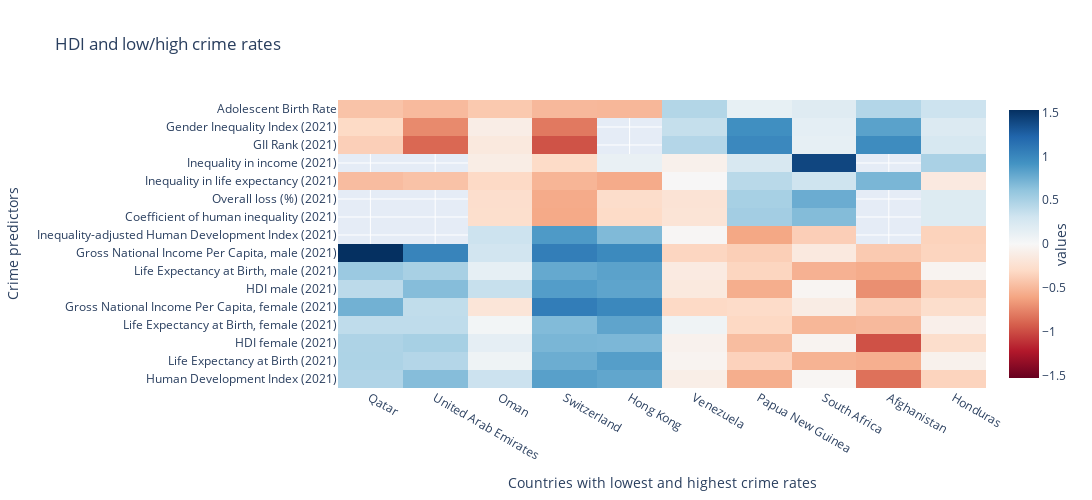

Source (notebook cell):
### Code cell
crime = pd.read_csv("datasets/crime-rate-by-country-2023.csv")
HDI = pd.read_csv("datasets/Human Development Index.csv")

# index = country
crime = crime.groupby('country').first()
HDI = HDI.groupby('Country').first()

# filter data 2021
stats_2021 = [col for col in HDI.columns if '2021' in col]
HDI_2021 = HDI[stats_2021]

HC = HDI_2021.copy()
HC = HC.loc[:, [#'HDI Rank (2021)',
             'Human Development Index (2021)',
             'Life Expectancy at Birth (2021)',
             'HDI female (2021)',
             'Life Expectancy at Birth, female (2021)',
             'Gross National Income Per Capita, female (2021)',
             'HDI male (2021)',
             'Life Expectancy at Birth, male (2021)',
             'Gross National Income Per Capita, male (2021)',
             'Inequality-adjusted Human Development Index (2021)',
             'Coefficient of human inequality (2021)',
             'Overall loss (%) (2021)',
             'Inequality in life expectancy (2021)',
             'Inequality in income (2021)',
             'GII Rank (2021)',
             'Gender Inequality Index (2021)',
             'Adolescent Birth Rate (births per 1,000 women ages 15-19) (2021)']]

HC.rename(columns = {'Adolescent Birth Rate (births per 1,000 women ages 15-19) (2021)' : 'Adolescent Birth Rate'}, inplace=True)

# standardize data
HC_standardized = 2 * (HC - HC.mean()) / (HC.max() - HC.min())

HCC = crime.join(HC_standardized)
HCC = HCC.drop(columns=['rank', 'pop2023'])

low5 = HCC.nsmallest(6, 'crimeIndex')
high5 = HCC.nlargest(5, 'crimeIndex')

df = pd.concat([low5, high5])
df = df.drop("Taiwan", axis='index')

df = df.drop(columns=['crimeIndex'])

df = df.T

HDIfig = go.Figure(data=go.Heatmap(z=df.values,
                                   x=df.columns,
                                   y=df.index,
                                   colorscale='RdBu',
                                   zmid=0,
                                   colorbar=dict(title='values', titleside='right')))

# Update layout for better visualization
HDIfig.update_layout(
    title='HDI and low/high crime rates',
    xaxis_title='Countries with lowest and highest crime rates',
    yaxis_title='Crime predictors',
    xaxis=dict(tickmode='array', tickvals=list(range(len(df.columns))), ticktext=df.columns),
    yaxis=dict(tickmode='array', tickvals=list(range(len(df.index))), ticktext=df.index)
)

HDIfig.update_layout(
    height=500,
    width=1100
)

# Show the interactive heatmap
HDIfig.show()

### Figure 1 — Plotly figure (JSON) as saved in the notebook; plotly's stock layout.template omitted (floating-point values rounded to 4 significant figures; data arrays with more than 128 entries replaced by an {"elided": "..."} marker saying what was removed)
{"data": [{"colorbar": {"title": {"side": "right", "text": "values"}}, "colorscale": [[0, "rgb(103,0,31)"], [0.1, "rgb(178,24,43)"], [0.2, "rgb(214,96,77)"], [0.3, "rgb(244,165,130)"], [0.4, "rgb(253,219,199)"], [0.5, "rgb(247,247,247)"], [0.6, "rgb(209,229,240)"], [0.7, "rgb(146,197,222)"], [0.8, "rgb(67,147,195)"], [0.9, "rgb(33,102,172)"], [1, "rgb(5,48,97)"]], "type": "heatmap", "x": ["Qatar", "United Arab Emirates", "Oman", "Switzerland", "Hong Kong", "Venezuela", "Papua New Guinea", "South Africa", "Afghanistan", "Honduras"], "y": ["Human Development Index (2021)", "Life Expectancy at Birth (2021)", "HDI female (2021)", "Life Expectancy at Birth, female (2021)", "Gross National Income Per Capita, female (2021)", "HDI male (2021)", "Life Expectancy at Birth, male (2021)", "Gross National Income Per Capita, male (2021)", "Inequality-adjusted Human Development Index (2021)", "Coefficient of human inequality (2021)", "Overall loss (%) (2021)", "Inequality in life expectancy (2021)", "Inequality in income (2021)", "GII Rank (2021)", "Gender Inequality Index (2021)", "Adolescent Birth Rate"], "z": {"elided": "16x10 float values"}, "zmid": 0}], "layout": {"height": 500, "title": {"text": "HDI and low/high crime rates"}, "width": 1100, "xaxis": {"autorange": true, "range": [-0.5, 9.5], "tickmode": "array", "ticktext": ["Qatar", "United Arab Emirates", "Oman", "Switzerland", "Hong Kong", "Venezuela", "Papua New Guinea", "South Africa", "Afghanistan", "Honduras"], "tickvals": [0, 1, 2, 3, 4, 5, 6, 7, 8, 9], "title": {"text": "Countries with lowest and highest crime rates"}, "type": "category"}, "yaxis": {"autorange": true, "range": [-0.5, 15.5], "tickmode": "array", "ticktext": ["Human Development Index (2021)", "Life Expectancy at Birth (2021)", "HDI female (2021)", "Life Expectancy at Birth, female (2021)", "Gross National Income Per Capita, female (2021)", "HDI male (2021)", "Life Expectancy at Birth, male (2021)", "Gross National Income Per Capita, male (2021)", "Inequality-adjusted Human Development Index (2021)", "Coefficient of human inequality (2021)", "Overall loss (%) (2021)", "Inequality in life expectancy (2021)", "Inequality in income (2021)", "GII Rank (2021)", "Gender Inequality Index (2021)", "Adolescent Birth Rate"], "tickvals": [0, 1, 2, 3, 4, 5, 6, 7, 8, 9, 10, 11, 12, 13, 14, 15], "title": {"text": "Crime predictors"}, "type": "category"}}}
